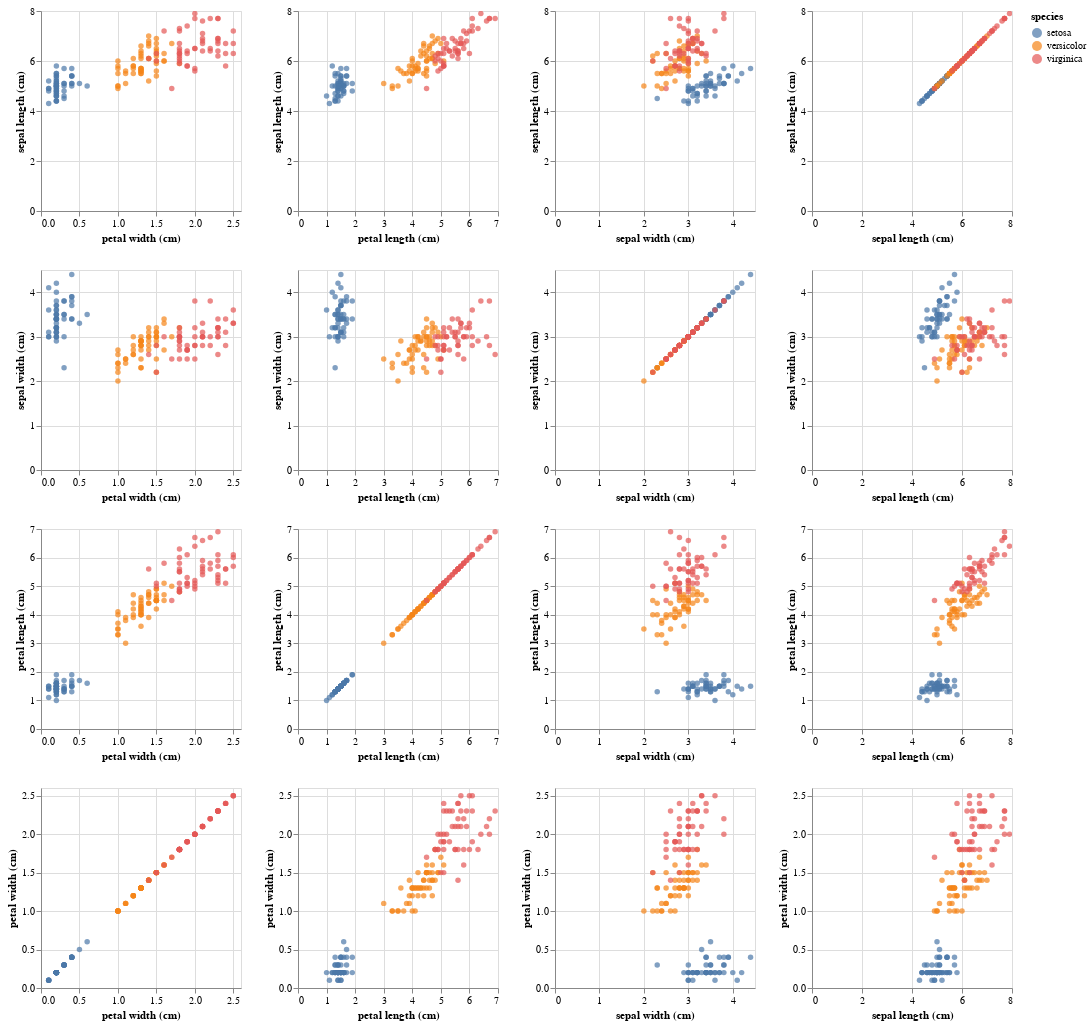

Notebook source saved alongside this figure:
### Code cell
alt.Chart(df_iris).mark_circle().encode(
    alt.X(alt.repeat("column"), type='quantitative'),
    alt.Y(alt.repeat("row"), type='quantitative'),
    color='species:N'
).properties(
    width=200,
    height=200
).repeat(
    row=['sepal length (cm)','sepal width (cm)','petal length (cm)','petal width (cm)'],
    column=['petal width (cm)','petal length (cm)','sepal width (cm)','sepal length (cm)']
).interactive()

### Figure 1 — Vega-Lite specification as saved in the notebook (floating-point values rounded to 4 significant figures; data arrays with more than 128 entries replaced by an {"elided": "..."} marker saying what was removed)
{"$schema": "https://vega.github.io/schema/vega-lite/v2.4.3.json", "config": {"view": {"height": 300, "width": 400}}, "repeat": {"column": ["petal width (cm)", "petal length (cm)", "sepal width (cm)", "sepal length (cm)"], "row": ["sepal length (cm)", "sepal width (cm)", "petal length (cm)", "petal width (cm)"]}, "spec": {"data": {"values": {"elided": "150 records"}}, "encoding": {"color": {"field": "species", "type": "nominal"}, "x": {"field": {"repeat": "column"}, "type": "quantitative"}, "y": {"field": {"repeat": "row"}, "type": "quantitative"}}, "height": 200, "mark": "circle", "selection": {"selector012": {"bind": "scales", "encodings": ["x", "y"], "mark": {"fill": "#333", "fillOpacity": 0.125, "stroke": "white"}, "on": "[mousedown, window:mouseup] > window:mousemove!", "resolve": "global", "translate": "[mousedown, window:mouseup] > window:mousemove!", "type": "interval", "zoom": "wheel!"}}, "width": 200}}
